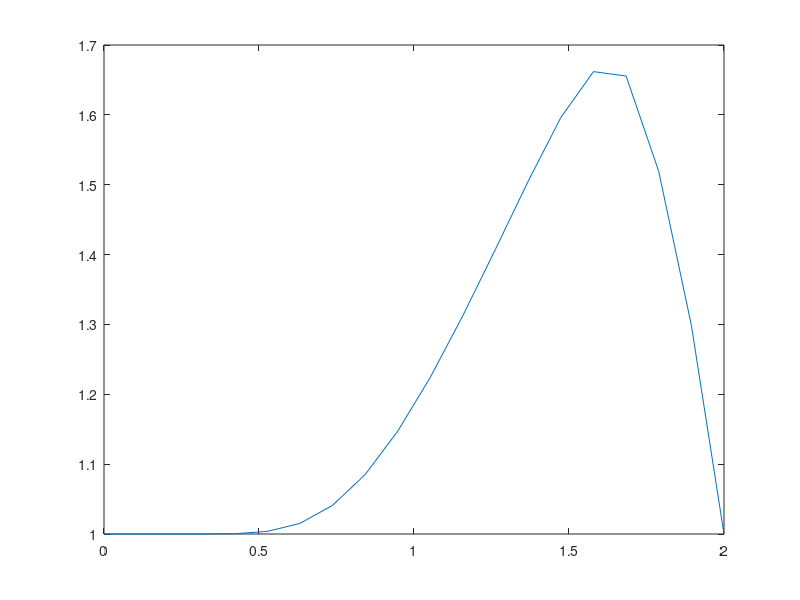

This chart was generated by the following MATLAB code:
function Step2( )
%initial condition
nx = 20;
%nx = 41;
dx = 2 / (nx - 1);
nt = 25; %250 for nonlin
dt = 0.025; %0.0025 for nonlin
c = 1;
lamda = abs(c * dt/dx)
u = ones(nx, 1);
u(0.5/dx : 1/dx + 1) = 2;
plot(u);

frame_counter = 1;
for n = 1:nt
    un = u;
    for i = 2:nx-1
        u(i) = un(i) - un(i) * (dt/dx) * (un(i) - un(i-1));
    end
    plot(linspace(0,2,nx),u);
    F(frame_counter) = getframe;
    frame_counter = frame_counter + 1;
end



end

